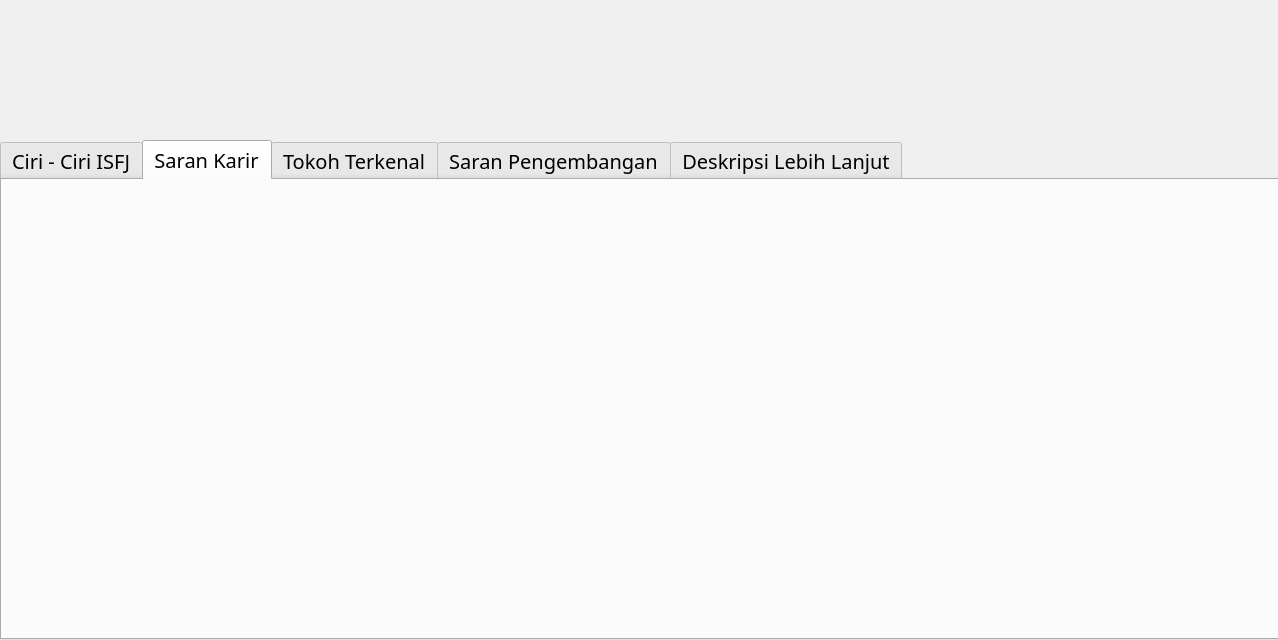
<?xml version="1.0" encoding="UTF-8"?>
<ui version="4.0">
 <class>Dialog</class>
 <widget class="QDialog" name="Dialog">
  <property name="geometry">
   <rect>
    <x>0</x>
    <y>0</y>
    <width>1278</width>
    <height>640</height>
   </rect>
  </property>
  <property name="minimumSize">
   <size>
    <width>1278</width>
    <height>640</height>
   </size>
  </property>
  <property name="maximumSize">
   <size>
    <width>1278</width>
    <height>640</height>
   </size>
  </property>
  <property name="windowTitle">
   <string>Kepribadian ISFJ</string>
  </property>
  <widget class="QTabWidget" name="tabWidget">
   <property name="geometry">
    <rect>
     <x>0</x>
     <y>140</y>
     <width>1281</width>
     <height>500</height>
    </rect>
   </property>
   <property name="font">
    <font>
     <family>NewsGoth Cn BT</family>
     <pointsize>15</pointsize>
     <weight>50</weight>
     <bold>false</bold>
    </font>
   </property>
   <property name="currentIndex">
    <number>1</number>
   </property>
   <property name="elideMode">
    <enum>Qt::ElideLeft</enum>
   </property>
   <widget class="QWidget" name="widget">
    <attribute name="title">
     <string>Ciri - Ciri ISFJ</string>
    </attribute>
    <widget class="QLabel" name="label_2">
     <property name="geometry">
      <rect>
       <x>-10</x>
       <y>0</y>
       <width>1291</width>
       <height>501</height>
      </rect>
     </property>
     <property name="text">
      <string/>
     </property>
     <property name="pixmap">
      <pixmap>Base Picture/ISFJ/ciri.jpg</pixmap>
     </property>
    </widget>
   </widget>
   <widget class="QWidget" name="tab_2">
    <property name="layoutDirection">
     <enum>Qt::LeftToRight</enum>
    </property>
    <attribute name="title">
     <string>Saran Karir</string>
    </attribute>
    <widget class="QLabel" name="label_3">
     <property name="geometry">
      <rect>
       <x>-10</x>
       <y>-40</y>
       <width>1291</width>
       <height>581</height>
      </rect>
     </property>
     <property name="text">
      <string/>
     </property>
     <property name="pixmap">
      <pixmap>Base Picture/ISFJ/kerja1.jpg</pixmap>
     </property>
    </widget>
   </widget>
   <widget class="QWidget" name="tab">
    <attribute name="title">
     <string>Tokoh Terkenal</string>
    </attribute>
    <widget class="QLabel" name="label_4">
     <property name="geometry">
      <rect>
       <x>-10</x>
       <y>-20</y>
       <width>1291</width>
       <height>541</height>
      </rect>
     </property>
     <property name="text">
      <string/>
     </property>
     <property name="pixmap">
      <pixmap>Base Picture/ISFJ/tokoh.jpg</pixmap>
     </property>
    </widget>
   </widget>
   <widget class="QWidget" name="tab_3">
    <attribute name="title">
     <string>Saran Pengembangan</string>
    </attribute>
    <widget class="QLabel" name="label_5">
     <property name="geometry">
      <rect>
       <x>-10</x>
       <y>-20</y>
       <width>1291</width>
       <height>541</height>
      </rect>
     </property>
     <property name="text">
      <string/>
     </property>
     <property name="pixmap">
      <pixmap>Base Picture/ISFJ/pengembangan.jpg</pixmap>
     </property>
    </widget>
   </widget>
   <widget class="QWidget" name="tab_4">
    <attribute name="title">
     <string>Deskripsi Lebih Lanjut</string>
    </attribute>
    <widget class="QLabel" name="label_6">
     <property name="geometry">
      <rect>
       <x>-10</x>
       <y>-30</y>
       <width>1291</width>
       <height>541</height>
      </rect>
     </property>
     <property name="text">
      <string/>
     </property>
     <property name="pixmap">
      <pixmap>Base Picture/ISFJ/depkrip.jpg</pixmap>
     </property>
    </widget>
   </widget>
  </widget>
  <widget class="QLabel" name="label">
   <property name="geometry">
    <rect>
     <x>-10</x>
     <y>-30</y>
     <width>1291</width>
     <height>640</height>
    </rect>
   </property>
   <property name="text">
    <string/>
   </property>
   <property name="pixmap">
    <pixmap>Base Picture/ISFJ/base.jpg</pixmap>
   </property>
  </widget>
  <zorder>label</zorder>
  <zorder>tabWidget</zorder>
 </widget>
 <resources/>
 <connections/>
</ui>
